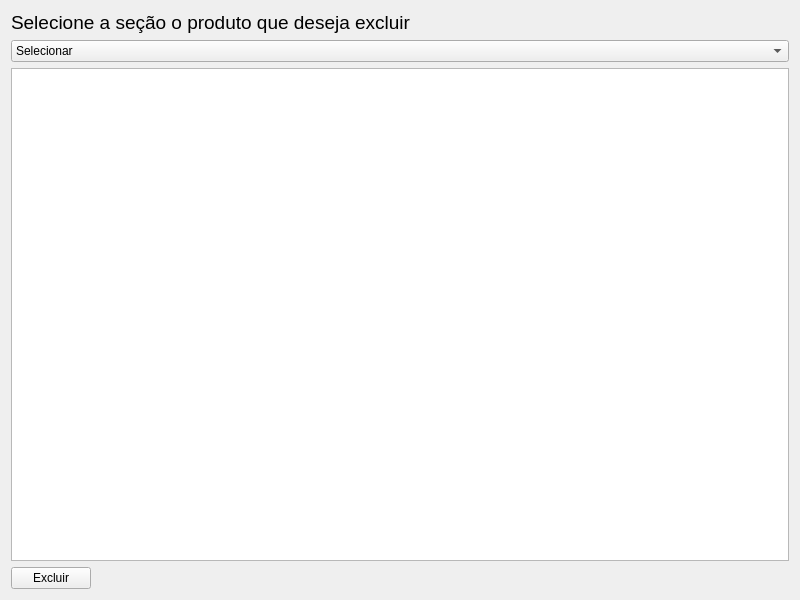
<?xml version="1.0" encoding="UTF-8"?>
<ui version="4.0">
 <class>remover</class>
 <widget class="QWidget" name="remover">
  <property name="geometry">
   <rect>
    <x>0</x>
    <y>0</y>
    <width>800</width>
    <height>600</height>
   </rect>
  </property>
  <property name="minimumSize">
   <size>
    <width>800</width>
    <height>600</height>
   </size>
  </property>
  <property name="windowTitle">
   <string>Form</string>
  </property>
  <layout class="QVBoxLayout" name="verticalLayout">
   <item>
    <widget class="QLabel" name="label_principal">
     <property name="font">
      <font>
       <pointsize>14</pointsize>
      </font>
     </property>
     <property name="text">
      <string>Selecione a seção o produto que deseja excluir</string>
     </property>
    </widget>
   </item>
   <item>
    <widget class="QComboBox" name="comboBox">
     <item>
      <property name="text">
       <string>Selecionar</string>
      </property>
     </item>
     <item>
      <property name="text">
       <string>Açougue e Frios</string>
      </property>
     </item>
     <item>
      <property name="text">
       <string>Bebidas</string>
      </property>
     </item>
     <item>
      <property name="text">
       <string>Limpeza</string>
      </property>
     </item>
     <item>
      <property name="text">
       <string>Mercearia</string>
      </property>
     </item>
     <item>
      <property name="text">
       <string>Padaria</string>
      </property>
     </item>
    </widget>
   </item>
   <item>
    <widget class="QTableWidget" name="tw_produtos"/>
   </item>
   <item>
    <layout class="QHBoxLayout" name="horizontalLayout">
     <item>
      <widget class="QPushButton" name="btn_excluir">
       <property name="minimumSize">
        <size>
         <width>20</width>
         <height>0</height>
        </size>
       </property>
       <property name="text">
        <string>Excluir</string>
       </property>
      </widget>
     </item>
     <item>
      <spacer name="horizontalSpacer">
       <property name="orientation">
        <enum>Qt::Horizontal</enum>
       </property>
       <property name="sizeHint" stdset="0">
        <size>
         <width>35</width>
         <height>20</height>
        </size>
       </property>
      </spacer>
     </item>
    </layout>
   </item>
  </layout>
 </widget>
 <resources/>
 <connections/>
</ui>
